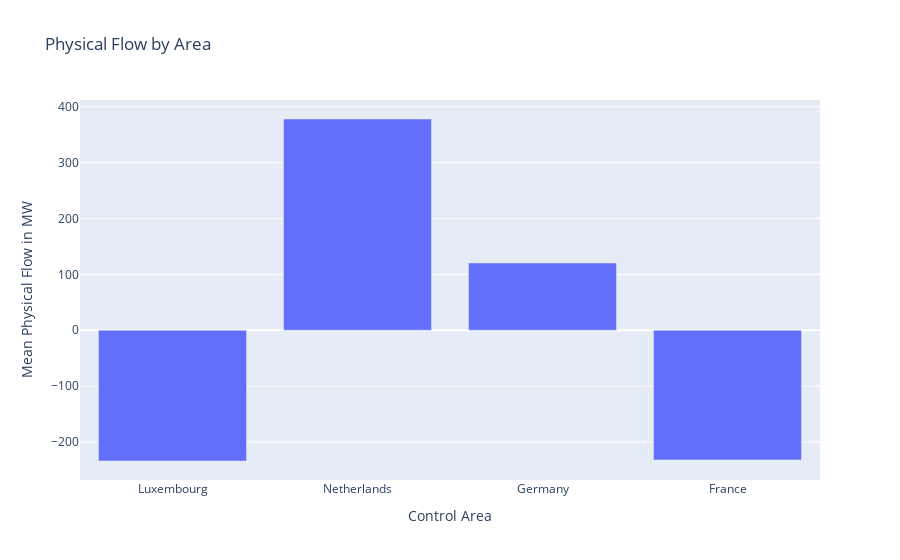

The cell this chart's notebook holds for it:
### Markdown cell above
### Plotly Express

### Code cell
import pandas as pd
import plotly.express as px

# creating a dummy dataframe
flow_by_area = pd.DataFrame({"Control Area":["Luxembourg", "Netherlands", "Germany", "France"], "Mean Physical Flow in MW": [-234.05,378.23,120.42,-232.09]})

#  create the plot
fig  = px.bar(data_frame = flow_by_area, x = "Control Area", y = "Mean Physical Flow in MW", title = "Physical Flow by Area")
fig.show()
print(fig)

### Figure 1 — Plotly figure (JSON) as saved in the notebook; plotly's stock layout.template omitted (floating-point values rounded to 4 significant figures)
{"data": [{"alignmentgroup": "True", "hovertemplate": "Control Area=%{x}<br>Mean Physical Flow in MW=%{y}<extra></extra>", "legendgroup": "", "marker": {"color": "#636efa"}, "name": "", "offsetgroup": "", "orientation": "v", "showlegend": false, "textposition": "auto", "type": "bar", "x": ["Luxembourg", "Netherlands", "Germany", "France"], "xaxis": "x", "y": [-234.1, 378.2, 120.4, -232.1], "yaxis": "y"}], "layout": {"autosize": true, "barmode": "relative", "legend": {"tracegroupgap": 0}, "title": {"text": "Physical Flow by Area"}, "xaxis": {"anchor": "y", "autorange": true, "domain": [0, 1], "range": [-0.5, 3.5], "title": {"text": "Control Area"}, "type": "category"}, "yaxis": {"anchor": "x", "autorange": true, "domain": [0, 1], "range": [-268.1, 412.2], "title": {"text": "Mean Physical Flow in MW"}, "type": "linear"}}}
